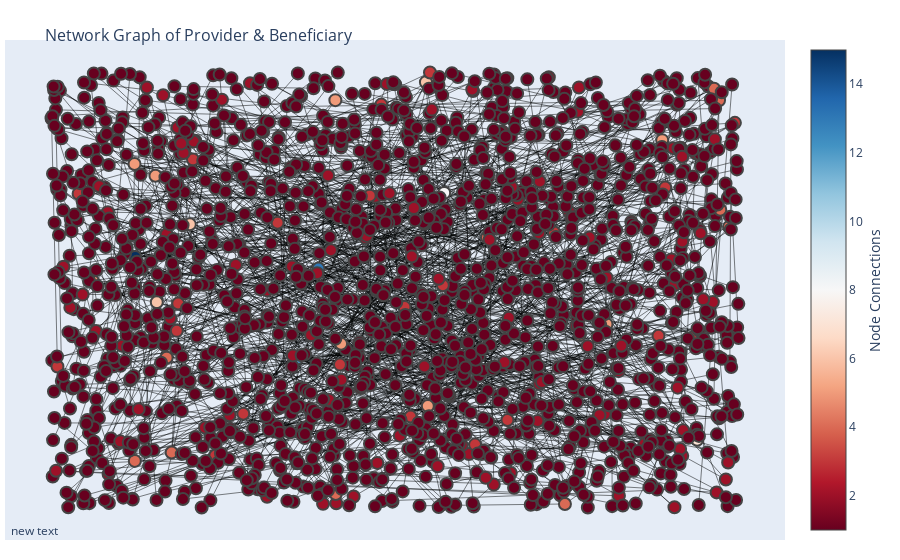

The code cell stored with this chart in its notebook:
### Code cell
import plotly.graph_objs as go

# Consider subgraph for plotting
df_plotting = df.sample(n=1_000, random_state=1)

H = nx.from_pandas_edgelist(df_plotting, source=source, target=target)
pos = nx.random_layout(H)

# Create Edges
edge_trace = go.Scatter(
    x=[],
    y=[],
    line=dict(width=0.5, color='#010203'),
    hoverinfo='none',
    mode='lines')

for edge in H.edges():
    x0, y0 = pos[edge[0]]
    x1, y1 = pos[edge[1]]
    edge_trace['x'] += tuple([x0, x1, None])
    edge_trace['y'] += tuple([y0, y1, None])

node_trace = go.Scatter(
    x=[],
    y=[],
    mode='markers',
    marker=dict(
        showscale=True,
        colorscale='RdBu',
        reversescale=False,
        color=[],
        size=12,
        colorbar=dict(
            thickness=35,
            title='Node Connections',
            xanchor='left',
            titleside='right'
        ),
        line=dict(width=2)))

for node in H.nodes():
    x, y = pos[node]
    node_trace['x'] += tuple([x])
    node_trace['y'] += tuple([y])

# add color to node points
for node, adjacencies in enumerate(H.adjacency()):
    node_trace['marker']['color'] += tuple([len(adjacencies[1])])
    node_info = str(adjacencies[0])

fig = go.Figure(data=[edge_trace, node_trace],
                layout=go.Layout(
                title='<br>Network Graph of Provider & Beneficiary \n\n',
                titlefont=dict(size=16),
                showlegend=False,
                margin=dict(b=20, l=5, r=5, t=40),
                annotations=[dict(
                    showarrow=False,
                    xref="paper", yref="paper",
                    x=0.005, y=-0.002)],
                xaxis=dict(showgrid=False, zeroline=False,
                           showticklabels=False),
                yaxis=dict(showgrid=False, zeroline=False, showticklabels=False)))

fig.show()

### Figure 1 — Plotly figure (JSON) as saved in the notebook; plotly's stock layout.template omitted (floating-point values rounded to 4 significant figures; data arrays with more than 128 entries replaced by an {"elided": "..."} marker saying what was removed)
{"data": [{"hoverinfo": "none", "line": {"color": "#010203", "width": 0.5}, "mode": "lines", "type": "scatter", "x": {"elided": "2985 float values"}, "y": {"elided": "2985 float values"}}, {"marker": {"color": {"elided": "1686 int values"}, "colorbar": {"thickness": 35, "title": {"side": "right", "text": "Node Connections"}, "xanchor": "left"}, "colorscale": [[0, "rgb(103,0,31)"], [0.1, "rgb(178,24,43)"], [0.2, "rgb(214,96,77)"], [0.3, "rgb(244,165,130)"], [0.4, "rgb(253,219,199)"], [0.5, "rgb(247,247,247)"], [0.6, "rgb(209,229,240)"], [0.7, "rgb(146,197,222)"], [0.8, "rgb(67,147,195)"], [0.9, "rgb(33,102,172)"], [1, "rgb(5,48,97)"]], "line": {"width": 2}, "reversescale": false, "showscale": true, "size": 12}, "mode": "markers", "type": "scatter", "x": {"elided": "1686 float values"}, "y": {"elided": "1686 float values"}}], "layout": {"annotations": [{"showarrow": false, "x": 0.005, "xref": "paper", "y": -0.002, "yref": "paper"}], "margin": {"b": 20, "l": 5, "r": 5, "t": 40}, "showlegend": false, "title": {"font": {"size": 16}, "text": "<br>Network Graph of Provider & Beneficiary \n\n"}, "xaxis": {"showgrid": false, "showticklabels": false, "zeroline": false}, "yaxis": {"showgrid": false, "showticklabels": false, "zeroline": false}}}
